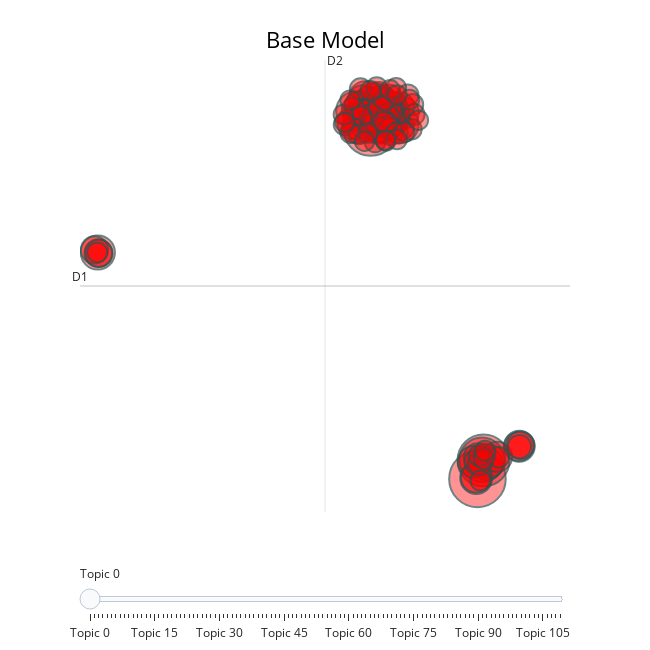

Notebook cell for this chart:
### Markdown cell above
Base model contain 110 topics, with 5352 outliers. We will deal with outliers first. Let's visualise how the intertopic distance map looks with the base model, so we can see if tweaking improves the model.

### Code cell
# Visualize topics from first iteration
fig = reddit_model.visualize_topics()

fig.update_layout(title_text='Base Model')

fig.update_traces(marker=dict(color='rgba(255, 0, 0, 0.6)', 
                              line=dict(color='DarkSlateGrey', width=2)))

fig.show()
